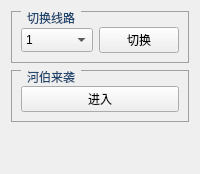
      <widget class="QWidget" name="tab_3">
       <attribute name="title">
        <string>更多功能</string>
       </attribute>
       <layout class="QGridLayout" name="gridLayout_2">
        <property name="leftMargin">
         <number>9</number>
        </property>
        <property name="rightMargin">
         <number>9</number>
        </property>
        <item row="0" column="0">
         <widget class="QGroupBox" name="groupBox">
          <property name="sizePolicy">
           <sizepolicy hsizetype="Preferred" vsizetype="Fixed">
            <horstretch>0</horstretch>
            <verstretch>0</verstretch>
           </sizepolicy>
          </property>
          <property name="styleSheet">
           <string notr="true">QGroupBox {
    border: 1px solid #a0a0a0;
    margin-top: 1ex;
    margin-bottom: 1px;
    margin-left: 2px;
    margin-right: 2px;
    padding-top: 6px;
}
QGroupBox::title {
    subcontrol-origin: margin;
    subcontrol-position: top left;
    left: 12px;
    padding: 0 4px;
    color: #1e466e;
    font: 8pt &quot;Segoe UI&quot;;
}</string>
          </property>
          <property name="title">
           <string>切换线路</string>
          </property>
          <layout class="QHBoxLayout" name="horizontalLayout_4" stretch="0,0">
           <property name="sizeConstraint">
            <enum>QLayout::SizeConstraint::SetDefaultConstraint</enum>
           </property>
           <item>
            <widget class="QComboBox" name="comboBox">
             <property name="minimumSize">
              <size>
               <width>0</width>
               <height>24</height>
              </size>
             </property>
             <item>
              <property name="text">
               <string>1</string>
              </property>
             </item>
             <item>
              <property name="text">
               <string>2</string>
              </property>
             </item>
             <item>
              <property name="text">
               <string>3</string>
              </property>
             </item>
             <item>
              <property name="text">
               <string>4</string>
              </property>
             </item>
             <item>
              <property name="text">
               <string>5</string>
              </property>
             </item>
             <item>
              <property name="text">
               <string>6</string>
              </property>
             </item>
             <item>
              <property name="text">
               <string>7</string>
              </property>
             </item>
             <item>
              <property name="text">
               <string>8</string>
              </property>
             </item>
             <item>
              <property name="text">
               <string>9</string>
              </property>
             </item>
             <item>
              <property name="text">
               <string>10</string>
              </property>
             </item>
             <item>
              <property name="text">
               <string>11</string>
              </property>
             </item>
             <item>
              <property name="text">
               <string>12</string>
              </property>
             </item>
             <item>
              <property name="text">
               <string>13</string>
              </property>
             </item>
             <item>
              <property name="text">
               <string>14</string>
              </property>
             </item>
             <item>
              <property name="text">
               <string>15</string>
              </property>
             </item>
             <item>
              <property name="text">
               <string>16</string>
              </property>
             </item>
             <item>
              <property name="text">
               <string>17</string>
              </property>
             </item>
             <item>
              <property name="text">
               <string>18</string>
              </property>
             </item>
             <item>
              <property name="text">
               <string>19</string>
              </property>
             </item>
             <item>
              <property name="text">
               <string>20</string>
              </property>
             </item>
            </widget>
           </item>
           <item>
            <widget class="QPushButton" name="pushButton">
             <property name="minimumSize">
              <size>
               <width>0</width>
               <height>24</height>
              </size>
             </property>
             <property name="text">
              <string>切换</string>
             </property>
            </widget>
           </item>
          </layout>
         </widget>
        </item>
        <item row="1" column="0">
         <widget class="QGroupBox" name="groupBox_2">
          <property name="sizePolicy">
           <sizepolicy hsizetype="Preferred" vsizetype="Fixed">
            <horstretch>0</horstretch>
            <verstretch>0</verstretch>
           </sizepolicy>
          </property>
          <property name="styleSheet">
           <string notr="true">QGroupBox {
    border: 1px solid #a0a0a0;
    margin-top: 1ex;
    margin-bottom: 1px;
    margin-left: 2px;
    margin-right: 2px;
    padding-top: 6px;
}
QGroupBox::title {
    subcontrol-origin: margin;
    subcontrol-position: top left;
    left: 12px;
    padding: 0 4px;
    color: #1e466e;
    font: 8pt &quot;Segoe UI&quot;;
}</string>
          </property>
          <property name="title">
           <string>河伯来袭</string>
          </property>
          <layout class="QVBoxLayout" name="verticalLayout_2">
           <item>
            <widget class="QPushButton" name="pushButton_2">
             <property name="text">
              <string>进入</string>
             </property>
            </widget>
           </item>
          </layout>
         </widget>
        </item>
        <item row="2" column="0">
         <spacer name="verticalSpacer">
          <property name="orientation">
           <enum>Qt::Orientation::Vertical</enum>
          </property>
          <property name="sizeHint" stdset="0">
           <size>
            <width>20</width>
            <height>40</height>
           </size>
          </property>
         </spacer>
        </item>
       </layout>
      </widget>
